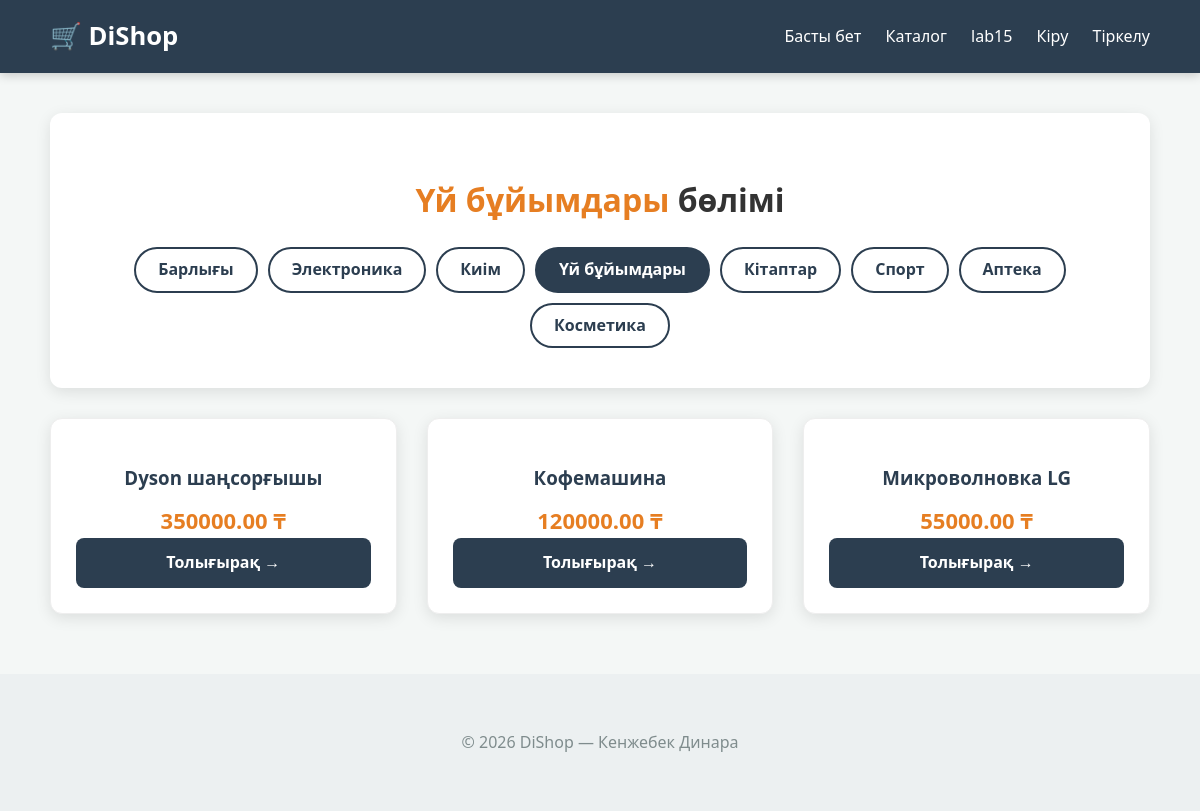
Screenshot of /catalog/category/3/ with the database file from the repository.
### shop/models.py (models this page shows, shortened)
class Category(models.Model):
    name = models.CharField(max_length=100)
    description = models.TextField(blank=True)

class Product(models.Model):
    category = models.ForeignKey(Category, on_delete=models.CASCADE, related_name='products')
    title = models.CharField(max_length=200)
    price = models.DecimalField(max_digits=10, decimal_places=2)
    is_available = models.BooleanField(default=True)
    created_at = models.DateTimeField(auto_now_add=True)

### shop/views.py (the view)
# urls.py: path('catalog/', views.katalog, name='katalog'),
def katalog(request, sanat_id=None):
    sanatter = Category.objects.all()
    sanat = None
    tauarlar = Product.objects.all()
    if sanat_id:
        sanat = get_object_or_404(Category, id=sanat_id)
        tauarlar = tauarlar.filter(category=sanat)
    return render(request, 'shop/katalog.html', {
        'sanatter': sanatter,
        'tauarlar': tauarlar,
        'sanat': sanat
    })

### shop/templates/shop/katalog.html (shortened to what this page needs)
{% extends 'shop/base.html' %}
{% block content %}
<div class="catalog-header">
    <h1>
        {% if sanat %}
            <span class="active-category-title">{{  sanat.name }}</span> бөлімі
        {% else %}
            Барлық тауарлар
        {% endif %}
    </h1>
    <div class="filter-bar">
        <a href="{% url 'katalog' %}" class="filter-item {% if not sanat %}active{% endif %}">Барлығы</a>
        {% for s in sanatter %}
            <a href="{% url 'katalog_sanat' s.id %}"
               class="filter-item {% if sanat.id == s.id %}active{% endif %}">
               {{ s.name }}
            </a>
        {% endfor %}
    </div>
</div>
{% if tauarlar %}
    <div class="products-grid">
        {% for tauar in tauarlar %}
            <div class="product-card">
                <div class="product-info">
                <h3>{{  tauar.title }}</h3>
                <div class="price-container">
                    <b class="product-price">{{ tauar.price }} ₸</b>
                </div>
                <a href="{% url 'tauar_detail' tauar.id %}" class="btn-more">Толығырақ →</a>
                </div>
            </div>
            {% endfor %}
    </div>
{% else %}
    <div class="no-products">
        <p>Бұл бөлімде әзірге тауар жоқ. </p>
        <a href="{% url 'katalog' %}">Каталогқа қайту</a>
    </div>
{% endif %}
{% endblock %}

### shop/static/shop/css/style.css (style rules this page uses)
:root { --primary-color: #2c3e50; --accent-color: #e67e22; --bg-light: #f4f7f6; --white: #ffffff; --text-dark: #333333; --text-muted: #7f8c8d; --shadow: 0 4px 15px rgba(0,0,0,0.1); --border-radius: 12px; }
body { font-family: 'Segoe UI', Roboto, Helvetica, Arial, sans-serif; background-color: var(--bg-light); margin: 0; padding: 0; color: var(--text-dark); line-height: 1.6; }
.catalog-header { text-align: center; padding: 40px 20px; background: var(--white); border-radius: var(--border-radius); margin-bottom: 30px; box-shadow: var(--shadow); }
.active-category-title { color: var(--accent-color); }
.filter-bar { margin-top: 20px; display: flex; justify-content: center; gap: 10px; flex-wrap: wrap; }
.filter-item { padding: 8px 22px; border-radius: 25px; text-decoration: none; border: 2px solid var(--primary-color); color: var(--primary-color); font-weight: 600; transition: all 0.3s ease; }
.filter-item:hover, .filter-item.active { background: var(--primary-color); color: white; }
.products-grid, .category-list { display: grid; grid-template-columns: repeat(auto-fill, minmax(280px, 1fr)); gap: 30px; }
.product-card, .category-card { background: var(--white); padding: 25px; border-radius: var(--border-radius); box-shadow: var(--shadow); transition: transform 0.3s ease, box-shadow 0.3s ease; text-align: center; border: 1px solid #eee; display: flex; flex-direction: column; justify-content: space-between; }
.product-card h3 { margin-bottom: 10px; color: var(--primary-color); }
.product-price { font-size: 22px ; color: var(--accent-color); font-weight: bold; margin: 15px 0; }
.btn-more { display: block; background-color: var(--primary-color); color: white; padding: 12px; border-radius: 8px; text-decoration: none; font-weight: bold; transition: 0.3s; }

### rows the page displays
Category: name "Үй бұйымдары"
Category: name "Электроника"
Category: name "Киім"
Category: name "Кітаптар"
Category: name "Спорт"
Category: name "Аптека"
Category: name "Косметика"
Product: title "Dyson шаңсорғышы", price "350000.00"
Product: title "Кофемашина", price "120000.00"
Product: title "Микроволновка LG", price "55000.00"
